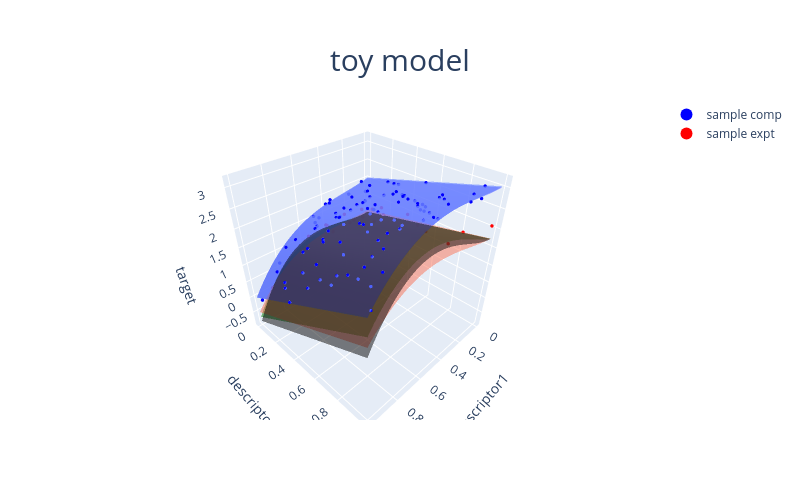

Notebook cell for this chart:
### Code cell
fig = go.Figure(data=[da_target1, da_target2, true_target1, true_target2, psample_comp, psample_expt, ols_target1_surface, ols_target2_surface])
fig.update_layout(width=800,height=500)
fig.update_layout(scene_aspectmode='cube')
fig.update_layout(
    scene=dict(
        xaxis=dict(title='descriptor1'),
        yaxis=dict(title='descriptor2'),
        zaxis=dict(title='target')
    )
)
fig.update_layout(
    title={
        'text': r'toy model',
        'x': 0.5,
        'y': 0.9,
        'xanchor': 'center',
        'yanchor': 'top',
        'font': dict(size=30)
    }
)
fig.update_layout(legend=dict(font=dict(size=20)))

fig.update_layout(
    legend=go.layout.Legend(
        itemsizing='constant'
    )
)

fig.show()
